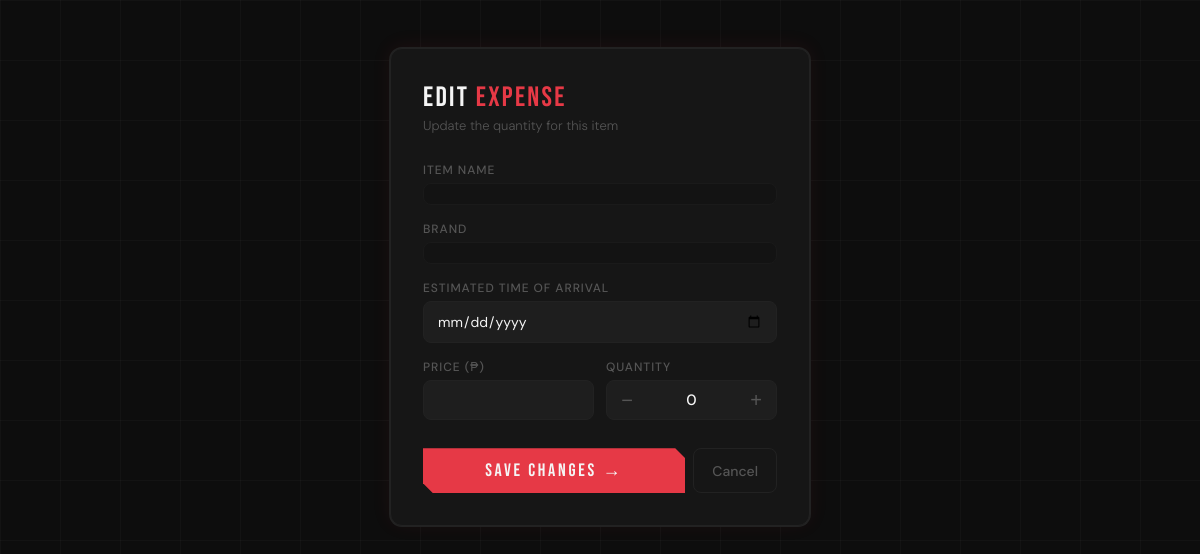
The page /edit/120e9401-900f-46bc-a216-bd692798b17c on the database as committed earlier.
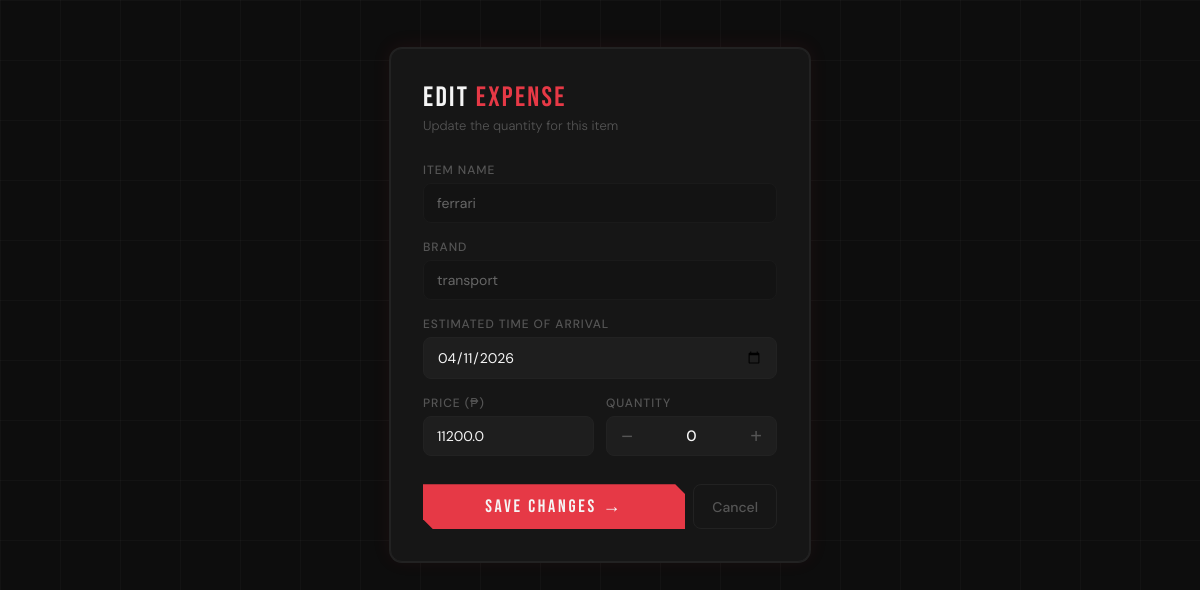
The same page on the database as committed later.
### tables this page shows
CREATE TABLE items (
        item_id TEXT PRIMARY KEY,
        name TEXT,
        brand TEXT,
        ETA TEXT,
        price REAL,
        quantity INTEGER,
        amount REAL
    );

### app.py (the view)
@app.route("/edit/<item_id>")
def edit_item(item_id):
    conn = get_db()
    cursor = conn.cursor()
    cursor.execute("SELECT * FROM items WHERE item_id =  ?",
                   (item_id,)
                   )
    row = cursor.fetchone()
    conn.close()
    return render_template("edit.html", item=row)

### app.py (called while the page is built)
def get_db():
    conn = sqlite3.connect("database.db")
    conn.row_factory = sqlite3.Row
    return conn

### templates/edit.html (shortened to what this page needs)
<!doctype html>
<html>
  <head>
  </head>
  <body>
    <div class="card">
      <div class="card-header">
        <h1>Edit <span>Expense</span></h1>
        <p class="subtitle">Update the quantity for this item</p>
      </div>
      <form action="/update/{{ item['item_id'] }}" method="POST">
        <div class="field">
          <label>Item name</label>
          <div class="field-readonly">{{ item.name }}</div>
        </div>
        <div class="field">
          <label>Brand</label>
          <div class="field-readonly">{{ item.brand }}</div>
        </div>
        <div>
          <div class="field">
            <label>Estimated Time of Arrival</label>
            <input type="date" name="ETA" value="{{ item.ETA }}" required />
          </div>
        </div>
        <div class="row">
          <div class="field">
            <label>Price (₱)</label>
            <input
              type="number"
              name="price"
              value="{{ item.price }}"
              step="0.01"
              required
            />
          </div>
          <div class="field">
            <label>Quantity</label>
            <div class="stepper">
              <button class="step-btn" id="minus" type="button">−</button>
              <span class="step-val" id="qty">0</span>
              <button class="step-btn" id="plus" type="button">+</button>
            </div>
          </div>
        </div>
        <div class="actions">
          <button type="submit" class="btn-save">Save Changes →</button>
          <a href="/list" class="btn-cancel">Cancel</a>
        </div>
      </form>
    </div>
  </body>
</html>

Rows that differ between the two databases and show on the page:
added items: name "ferrari", brand "transport", ETA "04/11/2026", price "11200.0"
